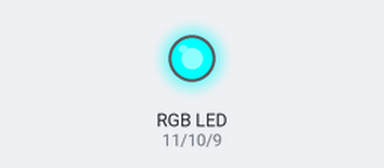
The sketch below on a simulated Arduino Uno, built with avr-gcc and run on an emulated ATmega328P. Parts: an RGB LED mixed from three pins (HIGH = lit).

Above: at 0.1 s.
Timing chart, 0 to 1.6 s (numbered marks = the images above):
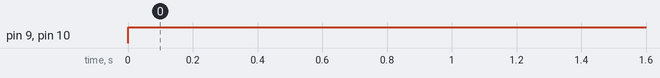

Measured:
- by itself, pin 9 (blue), pin 10 (green): LOW → HIGH at 0.00 s

The sketch:

RBG_Blink.ino
```cpp
int blue=9,green=10,red=11;

void setup() {
  Serial.begin(9600);
  pinMode(red, OUTPUT);
  pinMode(green, OUTPUT);
  pinMode(blue, OUTPUT);

}

void loop() {
  //digitalWrite(blue, HIGH);
  //digitalWrite(red, HIGH);
  //digitalWrite(green, HIGH);
  //setColor(255,192,203);
  //delay(1000);
  // setColor(0,255,0);
  // delay(1000);
  setColor(0,255,255);
  //delay(1000);
  // for (int i=0;i<255;i+=10)
  // {
  //   setColor(i,0,0);
  //   delay(500);
  // }
  // for (int i=0;i<255;i+=10)
  // {
  //   setColor(0,i,0);
  //   delay(500);
  // }
  // for (int i=0;i<255;i+=10)
  // {
  //   setColor(0,0,i);
  //   delay(500);
  // }

}


void setColor(int r, int g, int b)
{
  //r = 255-r; not for our rgb led
  //g = 255-g;
  //b = 255-b;
  analogWrite(red,r);
  analogWrite(green,g);
  analogWrite(blue,b);
}
```
